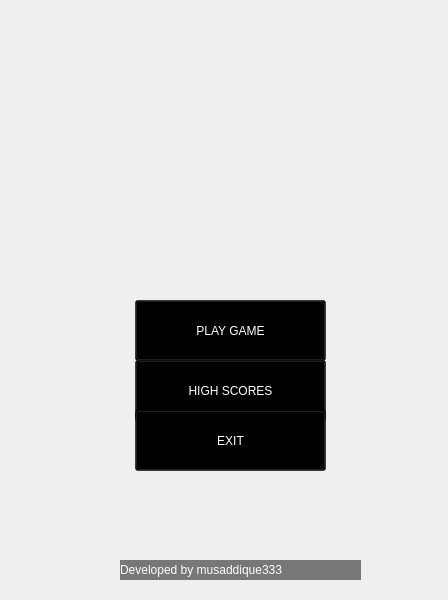
<?xml version="1.0" encoding="UTF-8"?>
<ui version="4.0">
 <class>MainWindow</class>
 <widget class="QMainWindow" name="MainWindow">
  <property name="geometry">
   <rect>
    <x>0</x>
    <y>0</y>
    <width>448</width>
    <height>600</height>
   </rect>
  </property>
  <property name="windowTitle">
   <string>Home | Pacman</string>
  </property>
  <property name="windowIcon">
   <iconset resource="../imgresources.qrc">
    <normaloff>:/img/pacman/1.png</normaloff>:/img/pacman/1.png</iconset>
  </property>
  <widget class="QWidget" name="centralWidget">
   <widget class="QLabel" name="background_label">
    <property name="geometry">
     <rect>
      <x>0</x>
      <y>0</y>
      <width>448</width>
      <height>600</height>
     </rect>
    </property>
    <property name="styleSheet">
     <string notr="true">background-image: url(:/img/background);</string>
    </property>
    <property name="text">
     <string/>
    </property>
   </widget>
   <widget class="QLabel" name="logo_label">
    <property name="geometry">
     <rect>
      <x>60</x>
      <y>20</y>
      <width>331</width>
      <height>121</height>
     </rect>
    </property>
    <property name="styleSheet">
     <string notr="true">image: url(:/img/pacman_logo);</string>
    </property>
    <property name="text">
     <string/>
    </property>
   </widget>
   <widget class="QLabel" name="initial_gif_label">
    <property name="geometry">
     <rect>
      <x>20</x>
      <y>170</y>
      <width>411</width>
      <height>81</height>
     </rect>
    </property>
    <property name="styleSheet">
     <string notr="true"/>
    </property>
    <property name="text">
     <string/>
    </property>
   </widget>
   <widget class="QLabel" name="developer_label">
    <property name="geometry">
     <rect>
      <x>120</x>
      <y>560</y>
      <width>241</width>
      <height>20</height>
     </rect>
    </property>
    <property name="styleSheet">
     <string notr="true">background-color: rgba(0, 0, 0, 128);
color: rgb(255, 255, 255);</string>
    </property>
    <property name="text">
     <string>Developed by musaddique333</string>
    </property>
   </widget>
   <widget class="QPushButton" name="playgame_button">
    <property name="geometry">
     <rect>
      <x>135</x>
      <y>300</y>
      <width>191</width>
      <height>61</height>
     </rect>
    </property>
    <property name="styleSheet">
     <string notr="true">background-color: rgba(0, 0, 0, 128);
color: rgb(255, 255, 255);</string>
    </property>
    <property name="text">
     <string>PLAY GAME</string>
    </property>
   </widget>
   <widget class="QPushButton" name="highscores_button">
    <property name="geometry">
     <rect>
      <x>135</x>
      <y>360</y>
      <width>191</width>
      <height>61</height>
     </rect>
    </property>
    <property name="styleSheet">
     <string notr="true">
background-color: rgba(0, 0, 0, 128);
color: rgb(255, 255, 255);</string>
    </property>
    <property name="text">
     <string>HIGH SCORES</string>
    </property>
   </widget>
   <widget class="QPushButton" name="quit_button">
    <property name="geometry">
     <rect>
      <x>135</x>
      <y>410</y>
      <width>191</width>
      <height>61</height>
     </rect>
    </property>
    <property name="styleSheet">
     <string notr="true">
background-color: rgba(0, 0, 0, 128);
color: rgb(255, 255, 255);</string>
    </property>
    <property name="text">
     <string>EXIT</string>
    </property>
   </widget>
  </widget>
 </widget>
 <layoutdefault spacing="6" margin="11"/>
 <resources>
  <include location="../imgresources.qrc"/>
 </resources>
 <connections/>
</ui>
